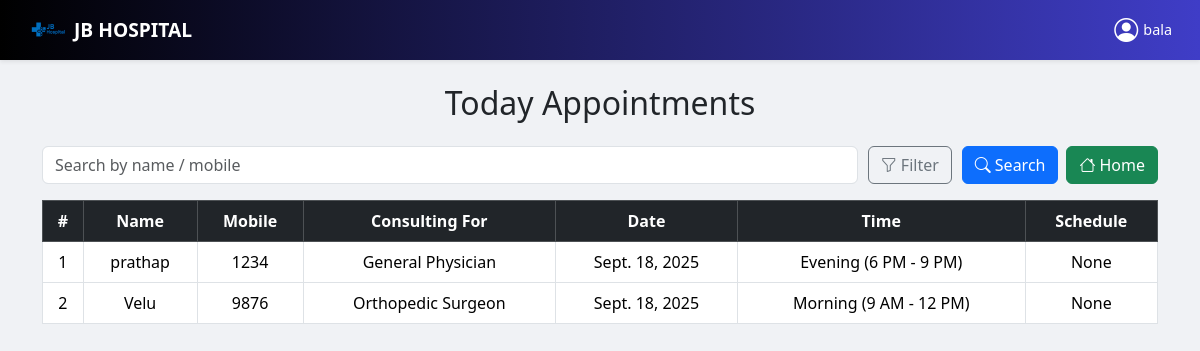
/todayappointments (signed in), run on an earlier commit of the app's database.
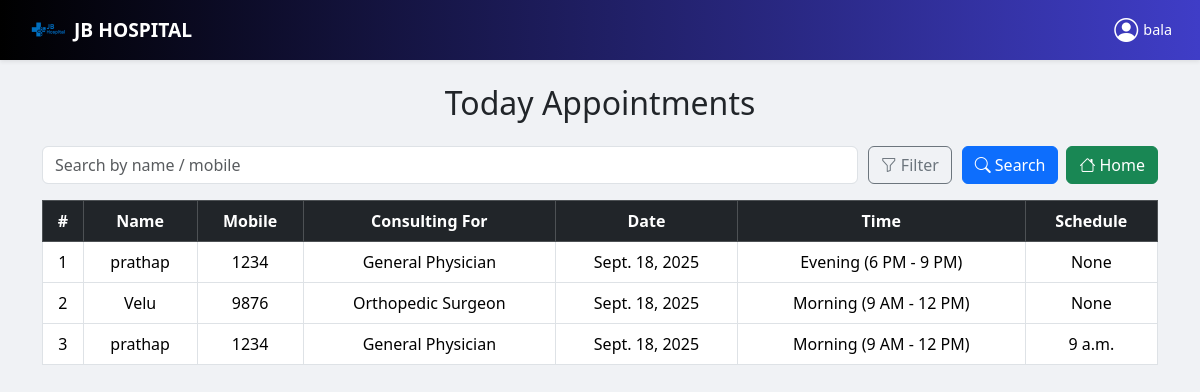
And on a later commit of the database.
### Healthcare/models.py (models this page shows, shortened)
class Appointment(models.Model):
    patient = models.ForeignKey('CustomUser', on_delete=models.SET_NULL, null=True, blank=True)
    staff = models.ForeignKey('StaffUser', on_delete=models.SET_NULL, null=True, blank=True)
    name = models.CharField(max_length=100)
    age = models.PositiveIntegerField()
    phone = models.CharField(max_length=15)
    gender = models.CharField(max_length=10, choices=[('Male','Male'), ('Female','Female'), ('Other','Other')])
    DOCTOR_CHOICES = [
        ('cardiologist', 'Cardiologist'),
        ('gastroenterologist', 'Gastroenterologist'),
        ('orthopedic', 'Orthopedic Surgeon'),
        ('general_physician', 'General Physician'),
        ('neurologist', 'Neurologist'),
        ('dermatologist', 'Dermatologist'),
    ]
    specialist = models.CharField(max_length=50, choices=DOCTOR_CHOICES)
    appointment_date = models.DateField(default=timezone.now)
    TIME_SLOT_CHOICES = [
        ('morning', 'Morning (9 AM - 12 PM)'),
        ('afternoon', 'Afternoon (1:30 PM - 4 PM)'),
        ('evening', 'Evening (6 PM - 9 PM)'),
    ]
    time_slot = models.CharField(max_length=20, choices=TIME_SLOT_CHOICES, default='morning')
    consultation_time = models.TimeField(null=True, blank=True)
    created_at = models.DateTimeField(auto_now_add=True)
    STATUS_CHOICES = [
        ('pending', 'Pending'),
        ('visited', 'Visited'),
        ('not_visited', 'Not Visited'),
    ]
    status = models.CharField(max_length=20, choices=STATUS_CHOICES, default='pending')

### Healthcare/views.py (the view, shortened to what this page needs)
# urls.py: path("todayappointments",views.today_appointments, name="today_appointments"),
def today_appointments(request):
    if not request.session.get('staff_id'):
        messages.error(request, "You must login first to book an appointment!")
        return redirect('staff_login')
    if request.method == "POST" and "name" in request.POST:
        form = AppointmentForm(request.POST)
        if form.is_valid():
            appointment = form.save(commit=False)
            appointment.staff = StaffUser.objects.get(id=request.session['staff_id'])
            try:
                appointment = assign_consultation_time(appointment)
                appointment.save()
                messages.success(
                    request,
                    f"Appointment booked successfully! Consultation time: {appointment.consultation_time.strftime('%I:%M %p')}"
                )
                return redirect("today_appointments")
            except ValueError as e:
                messages.error(request, str(e))
                return redirect("today_appointments")
    else:
        form = AppointmentForm()
    today = now().date()
    search = request.GET.get('search', '')
    specialist = request.GET.get('specialist', '')
    appointments = Appointment.objects.filter(appointment_date=today, status="pending")
    if search:
        appointments = appointments.filter(Q(name__icontains=search) | Q(phone__icontains=search))
    if specialist:
        appointments = appointments.filter(specialist=specialist)
    return render(request, "today_appointment.html", {
        "appointments": appointments,
        "search": search,
        "specialist": specialist,
        "specialist_choices": Appointment.DOCTOR_CHOICES,
        "form": form,
        "show_nav": True,
    })

### template/today_appointment.html (shortened to what this page needs)
{% extends 'index.html' %}
{% load static %}
{% block content %}
<div class="container">
    <h2 class="mb-4 text-center">Today Appointments</h2>
    <form method="get" class="mb-3">
        <div class="search-bar">
            <input type="text" name="search" value="{{ search }}" placeholder="Search by name / mobile"
                class="form-control">
            <div class="filter-dropdown">
                <button type="button" class="btn btn-outline-secondary" id="filterToggle">
                    <i class="bi bi-funnel"></i> Filter
                </button>
            </div>
            <div class="search-actions">
                <button type="submit" class="btn btn-primary d-flex align-items-center">
                    <i class="bi bi-search me-1"></i> Search
                </button>
                <a href="{% url 'staff' %}" class="back"><button type="button" class="btn btn-success d-flex align-items-center">
                    <i class="bi bi-house me-1"></i> Home
                </button>
                </a>
            </div>
        </div>
    </form>
    <div class="table-responsive">
        <table class="table table-bordered table-hover text-center align-middle">
            <thead class="table-dark">
                <tr>
                    <th>#</th>
                    <th>Name</th>
                    <th>Mobile</th>
                    <th>Consulting For</th>
                    <th>Date</th>
                    <th>Time</th>
                    <th>Schedule</th>
                </tr>
            </thead>
            <tbody>
                {% for a in appointments %}
                <tr data-bs-toggle="modal" data-bs-target="#visitModal{{ a.id }}" style="cursor: pointer;">
                    <td>{{ forloop.counter }}</td>
                    <td>{{ a.name }}</td>
                    <td>{{ a.phone }}</td>
                    <td>{{ a.get_specialist_display }}</td>
                    <td>{{ a.appointment_date }}</td>
                    <td>{{ a.get_time_slot_display }}</td>
                    <td>{{ a.consultation_time}}</td>
                </tr>
                {% empty %}
                <tr>
                    <td colspan="7" class="text-center">No records found.</td>
                </tr>
                {% endfor %}
            </tbody>
        </table>
    </div>
</div>
{% endblock content %}

### template/index.html (shortened to what this page needs)
{% load static %}
<!DOCTYPE html>
<html lang="en">
<head>
  <link href="https://cdn.jsdelivr.net/npm/bootstrap@5.3.2/dist/css/bootstrap.min.css" rel="stylesheet">
  <link href="https://cdn.jsdelivr.net/npm/bootstrap-icons/font/bootstrap-icons.css" rel="stylesheet">
  <link rel="stylesheet" href="https://cdnjs.cloudflare.com/ajax/libs/font-awesome/6.0.0-beta3/css/all.min.css">
</head>
<body style="background-color: #f0f2f5;">
  {% if show_nav %}
  {% include 'nav.html' %}
  {% endif %}
  {% block content %}{% endblock content %}
</body>
</html>

### template/nav.html (shortened to what this page needs)
{% load static %}
{% block content %}
<nav class="navbar fixed-top shadow-sm">
  <div class="container-fluid d-flex justify-content-between align-items-center">
    <a class="navbar-brand" href="{% url 'staff' %}">
      <img src="{% static 'images/JB_Hospital.png' %}" alt="JB Hospital Logo">
      <span>JB HOSPITAL</span>
    </a>
    <ul class="navbar-nav flex-row align-items-center mb-0">
      {% if request.session.staff_id %}
      <li class="nav-item">
        <div class="user-block" id="popoverStaff" data-bs-toggle="popover" data-bs-html="true"
             data-bs-content='
            <a href="{% url "staff_account" %}" class="btn btn-primary btn-sm w-100 mb-2">My Account</a>
             <a href="{% url "today_appointments" %}" class="btn btn-primary btn-sm w-100 mb-2">Appointments</a>
             <a href="{% url "appointment_records" %}" class="btn btn-primary btn-sm w-100 mb-2">Records</a>
             <a href="{% url "staff_logout" %}" class="btn btn-danger btn-sm w-100">Logout</a>
             '>
          <i class="bi bi-person-circle user-icon"></i>
          <span class="user-text">{{ request.session.staff_name }}</span>
        </div>
      </li>
      {% endif %}
    </ul>
  </div>
</nav>
{% endblock content %}

### template/nav.html (style rules this page uses)
.navbar { background: linear-gradient(to right, black, #3f3dc7); padding: 0.3rem 1rem; margin-bottom: 90px; }
.navbar-brand, .navbar-nav .nav-link { color: #fff !important; font-weight: 500; }
.navbar-brand { display: flex; align-items: center; gap: 6px; }
.navbar-brand img { height: 40px; width: auto; }
.navbar-brand span { font-size: 1.2rem; font-weight: bold; line-height: 1; }
.user-block { display: flex; align-items: center; justify-content: center; color: #fff !important; text-align: center; font-weight: 500; cursor: pointer; }
.user-icon { font-size: 1.5rem; margin-right: 5px; }
.user-text { font-size: 0.9rem; line-height: 1; }

### template/today_appointment.html (style rules this page uses)
.container { margin-top: 7%; }
.search-bar { display: flex; flex-wrap: wrap; gap: 10px; margin-bottom: 15px; align-items: center; }
.search-bar input { flex: 1; min-width: 150px; }
.filter-dropdown { position: relative; }
.table-responsive { overflow-x: auto; }
.search-actions { display: flex; gap: 8px; flex-wrap: wrap; }
.back { text-decoration: none; }

What changed in the data, as far as the page shows it:
added Appointment: name "prathap", phone "1234", specialist "General Physician", appointment_date "Sept. 18, 2025", time_slot "Morning (9 AM - 12 PM)", consultation_time "9 a.m."
